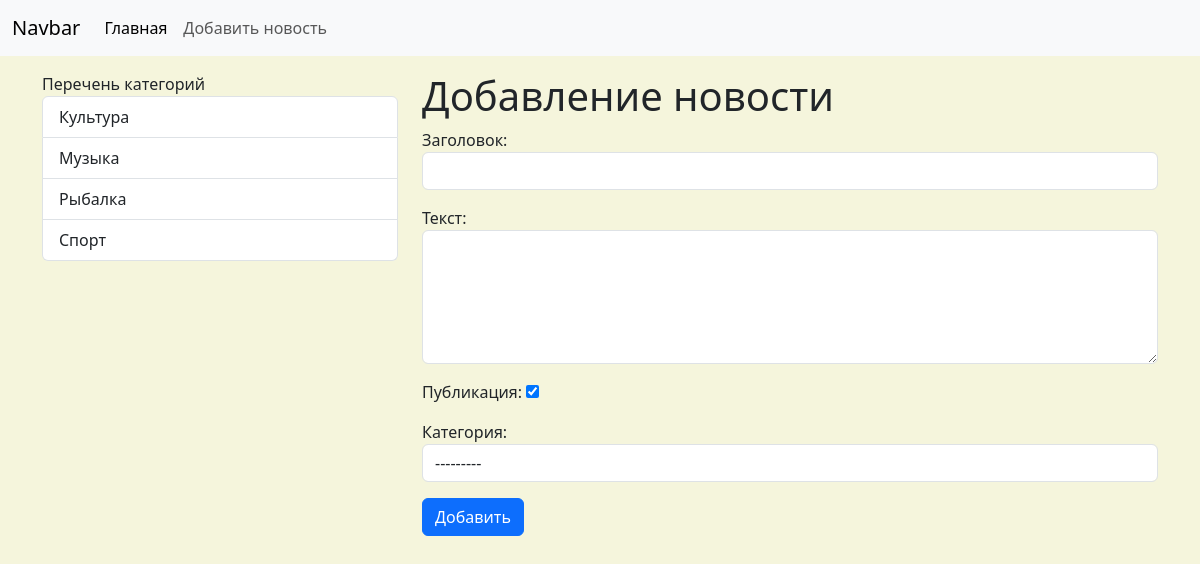
/news/news/add_news, run on the app's committed database.
### News/models.py (models this page shows)
class Category(models.Model):
    title = models.CharField(max_length=150, db_index=True, verbose_name='Категория')
    def get_absolute_url(self):
        return reverse_lazy('Category', kwargs={'category_id': self.pk})
    class Meta:
        verbose_name = 'Категория'
        verbose_name_plural = 'Категории'
        ordering = ['title']

### News/views.py (the view)
# urls.py: path('news/add_news', add_news, name='Add_news'),
def add_news(request):
    if request.method == 'POST':
        form = NewsForm(request.POST)
        if form.is_valid():
            news = form.save()
            return redirect(news)
    else:
        form = NewsForm()
    return render(request, 'News/add_news.html', {'form': form})

### News/forms.py (shortened to what this page needs)
class NewsForm(forms.ModelForm):
    class Meta:
        model = News
        fields = ['title', 'content', 'is_published', 'category']
        widgets = {
            'title': forms.TextInput(attrs={
                'class': 'form-control'
            }),
            'content': forms.Textarea(attrs={
                'class': 'form-control',
                'rows': 5
            }),
            'category': forms.Select(attrs={
                'class': 'form-control'
            })
        }

### News/templatetags/news_tags.py (called while the page is built)
@register.simple_tag(name='get_list_categories')
def get_categories():
    return Category.objects.all()

@register.inclusion_tag('News/list_categories.html')
def show_categories(arg1='Перечень', arg2='категорий'):
    categories = Category.objects.all()
    return {'categories': categories, 'arg1': arg1, 'arg2': arg2}

### News/templates/News/add_news.html (shortened to what this page needs)
{% extends 'base.html' %}
{% block sidebar %}
    {% include 'inc/_sidebar.html' %}
{% endblock %}
{% block content %}
    <h1>Добавление новости</h1>
    <form action="{% url 'Add_news' %}" method="post">
        {{ form.as_p }}
        <button type="submit" class="btn btn-primary btn-block">Добавить</button>
    </form>
{% endblock %}

### News/templates/News/list_categories.html
{% load news_tags %}
<div class="list-group">
    {{ arg1 }} {{ arg2 }}
    {% for cat in categories %}
        <a href="{{ cat.get_absolute_url }}" class="list-group-item list-group-item-action">{{ cat.title }}</a>
    {% endfor %}
</div>

### NewsPoject/static/css/style.css (style rules this page uses)
body { background-color: beige; }

### data on the page
Category: title "Культура"
Category: title "Музыка"
Category: title "Рыбалка"
Category: title "Спорт"

### other printed values
{{ arg1 }} "Перечень"
{{ arg2 }} "категорий"
